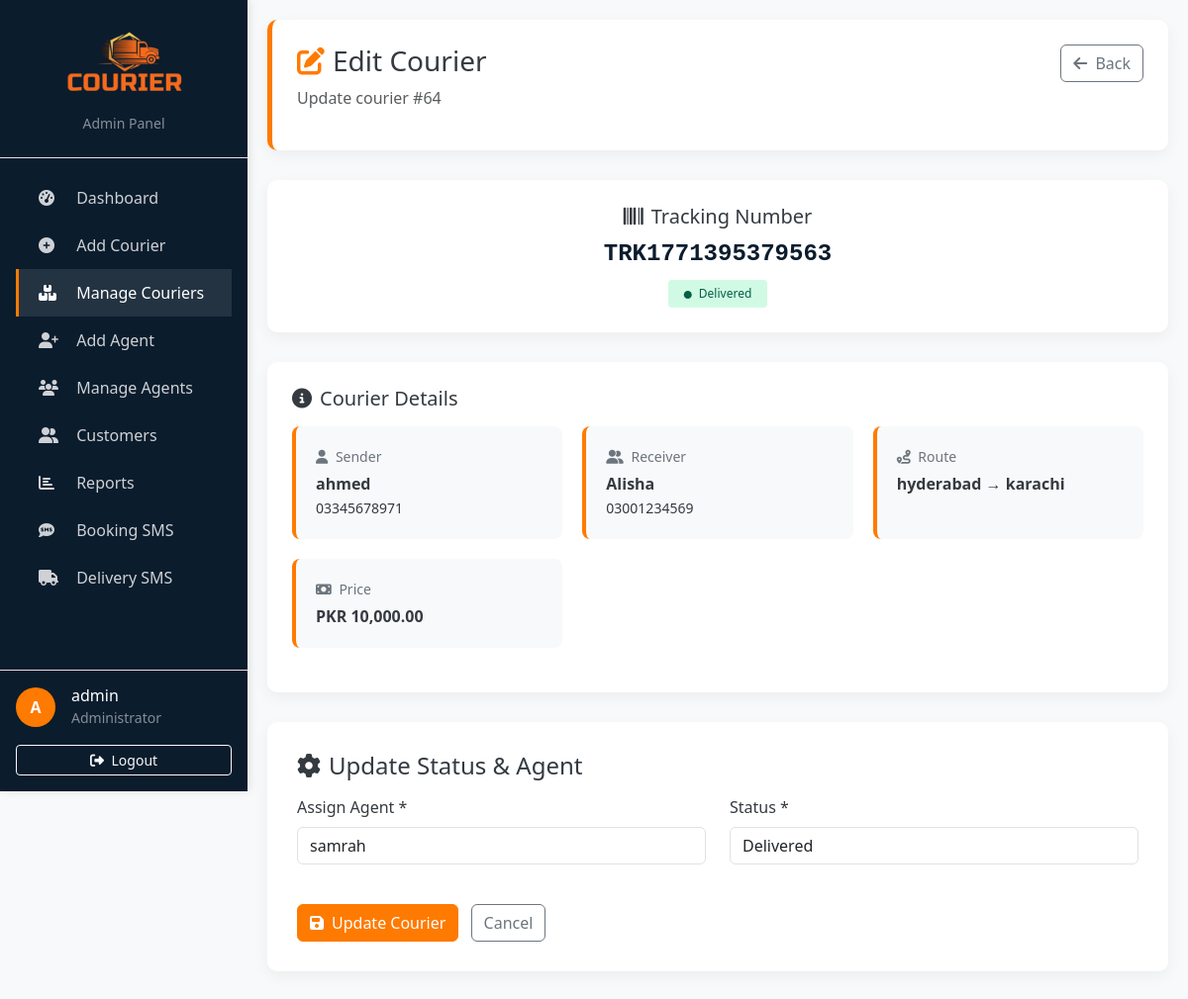
The page /Eproject/admin/edit-courier.php?id=64 (signed in) on the database its author committed.
### tables this page shows
CREATE TABLE `couriers` (
  `id` int(11) NOT NULL,
  `tracking_no` varchar(50) NOT NULL,
  `sender_id` int(11) NOT NULL,
  `receiver_id` int(11) NOT NULL,
  `from_city` varchar(100) NOT NULL,
  `to_city` varchar(100) NOT NULL,
  `agent_id` int(11) NOT NULL,
  `status` varchar(50) DEFAULT 'Booked',
  `booking_date` date DEFAULT curdate(),
  `delivery_date` date DEFAULT NULL,
  `price` decimal(10,2) DEFAULT NULL
);

CREATE TABLE `customers` (
  `id` int(11) NOT NULL,
  `name` varchar(100) NOT NULL,
  `phone` varchar(15) DEFAULT NULL,
  `address` text DEFAULT NULL,
  `email` varchar(100) DEFAULT NULL
);

CREATE TABLE `agents` (
  `id` int(11) NOT NULL,
  `user_id` int(11) NOT NULL,
  `branch_name` varchar(100) NOT NULL,
  `city` varchar(100) NOT NULL,
  `phone` varchar(15) DEFAULT NULL
);

CREATE TABLE `users` (
  `id` int(11) NOT NULL,
  `username` varchar(50) DEFAULT NULL,
  `email` varchar(100) NOT NULL,
  `password` varchar(255) NOT NULL,
  `role` tinyint(4) NOT NULL,
  `city` varchar(100) DEFAULT NULL,
  `created_at` timestamp NOT NULL DEFAULT current_timestamp()
);

### Eproject/admin/edit-courier.php (the view, shortened to what this page needs)
<?php
include("../config/db.php");
$username = $_SESSION['username'];
$id = isset($_GET['id']) ? (int)$_GET['id'] : 0;
$courier = mysqli_fetch_assoc(mysqli_query($conn, "
    SELECT c.*,
           s.name as sender_name, s.phone as sender_phone,
           r.name as receiver_name, r.phone as receiver_phone,
           u.username as agent_name
    FROM couriers c
    JOIN customers s ON c.sender_id = s.id
    JOIN customers r ON c.receiver_id = r.id
    JOIN agents a ON c.agent_id = a.id
    JOIN users u ON a.user_id = u.id
    WHERE c.id = $id
"));
$agents = mysqli_query($conn, "
    SELECT a.id, u.username
    FROM agents a
    JOIN users u ON a.user_id = u.id
");
$status_class = '';
if($courier['status'] == 'Delivered') $status_class = 'bg-delivered';
?>
<!DOCTYPE html>
<html lang="en">
<head>
    <link href="https://cdn.jsdelivr.net/npm/bootstrap@5.3.0/dist/css/bootstrap.min.css" rel="stylesheet">
    <link rel="stylesheet" href="https://cdnjs.cloudflare.com/ajax/libs/font-awesome/6.4.0/css/all.min.css">
</head>
<body>
    <div class="sidebar d-flex flex-column" id="sidebar">
        <div class="p-4 text-center border-bottom">
            <img src="../assets/images/new logo.png" alt="Logo" style="max-width: 140px;" class="mb-2">
            <div class="text-white-50 small">Admin Panel</div>
        </div>
        <div class="flex-grow-1 p-3">
            <ul class="nav flex-column">
                <li class="nav-item"><a class="nav-link" href="index.php"><i class="fas fa-tachometer-alt"></i> Dashboard</a></li>
                <li class="nav-item"><a class="nav-link" href="add-courier.php"><i class="fas fa-plus-circle"></i> Add Courier</a></li>
                <li class="nav-item"><a class="nav-link active" href="manage-courier.php"><i class="fas fa-boxes"></i> Manage Couriers</a></li>
                <li class="nav-item"><a class="nav-link" href="add-agent.php"><i class="fas fa-user-plus"></i> Add Agent</a></li>
                <li class="nav-item"><a class="nav-link" href="manage-agent.php"><i class="fas fa-users"></i> Manage Agents</a></li>
                <li class="nav-item"><a class="nav-link" href="customers.php"><i class="fas fa-user-friends"></i> Customers</a></li>
                <li class="nav-item"><a class="nav-link" href="reports.php"><i class="fas fa-chart-bar"></i> Reports</a></li>
                <li class="nav-item"><a class="nav-link" href="sms-booking.php"><i class="fas fa-sms"></i> Booking SMS</a></li>
                <li class="nav-item"><a class="nav-link" href="sms-delivery.php"><i class="fas fa-truck"></i> Delivery SMS</a></li>
            </ul>
        </div>
        <div class="p-3 border-top mt-auto">
            <div class="d-flex align-items-center">
                <div class="user-avatar me-3">
                    <?php echo strtoupper(substr($username, 0, 1)); ?>
                </div>
                <div>
                    <h6 class="mb-0 text-white"><?php echo $username; ?></h6>
                    <small class="text-white-50">Administrator</small>
                </div>
            </div>
            <a href="logout.php" class="btn btn-sm btn-outline-light w-100 mt-3">
                <i class="fas fa-sign-out-alt me-1"></i> Logout
            </a>
        </div>
    </div>
    <div class="main-content">
        <div class="page-header">
            <div class="d-flex justify-content-between">
                <div>
                    <h3><i class="fas fa-edit text-orange me-2"></i>Edit Courier</h3>
                    <p class="text-muted">Update courier #<?php echo $id; ?></p>
                </div>
                <div>
                    <a href="manage-courier.php" class="btn btn-outline-secondary">
                        <i class="fas fa-arrow-left me-1"></i> Back
                    </a>
                </div>
            </div>
        </div>
        <div class="info-card">
            <div class="text-center">
                <h5><i class="fas fa-barcode me-2"></i>Tracking Number</h5>
                <div class="tracking-no"><?= $courier['tracking_no'] ?></div>
                <span class="badge <?= $status_class ?> mt-2">
                    <i class="fas fa-circle me-1" style="font-size: 8px;"></i>
                    <?= $courier['status'] ?>
                </span>
            </div>
        </div>
        <div class="info-card">
            <h5 class="mb-3"><i class="fas fa-info-circle me-2"></i>Courier Details</h5>
            <div class="info-grid">
                <div class="info-box">
                    <div class="info-label"><i class="fas fa-user me-1"></i> Sender</div>
                    <div class="info-value"><?= htmlspecialchars($courier['sender_name']) ?></div>
                    <small><?= $courier['sender_phone'] ?></small>
                </div>
                <div class="info-box">
                    <div class="info-label"><i class="fas fa-user-friends me-1"></i> Receiver</div>
                    <div class="info-value"><?= htmlspecialchars($courier['receiver_name']) ?></div>
                    <small><?= $courier['receiver_phone'] ?></small>
                </div>
                <div class="info-box">
                    <div class="info-label"><i class="fas fa-route me-1"></i> Route</div>
                    <div class="info-value"><?= $courier['from_city'] ?> → <?= $courier['to_city'] ?></div>
                </div>
                <div class="info-box">
                    <div class="info-label"><i class="fas fa-money-bill me-1"></i> Price</div>
                    <div class="info-value">PKR <?= number_format($courier['price'], 2) ?></div>
                </div>
            </div>
        </div>
        <div class="form-card">
            <h4><i class="fas fa-cog me-2"></i>Update Status & Agent</h4>
            <form method="POST">
                <div class="row mt-3">
                    <div class="col-md-6 mb-3">
                        <label class="form-label">Assign Agent *</label>
                        <select name="agent_id" class="form-control" required>
                            <?php mysqli_data_seek($agents, 0); while($row = mysqli_fetch_assoc($agents)): ?>
                                <option value="<?= $row['id'] ?>" <?= $row['id'] == $courier['agent_id'] ? 'selected' : '' ?>>
                                    <?= htmlspecialchars($row['username']) ?>
                                </option>
                            <?php endwhile; ?>
                        </select>
                    </div>
                    <div class="col-md-6 mb-3">
                        <label class="form-label">Status *</label>
                        <select name="status" class="form-control" required>
                            <option value="Delivered" <?= $courier['status']=='Delivered'?'selected':'' ?>>Delivered</option>
                        </select>
                    </div>
                </div>
                <div class="mt-4">
                    <button type="submit" name="update" class="btn btn-orange">
                        <i class="fas fa-save me-2"></i>Update Courier
                    </button>
                    <a href="manage-courier.php" class="btn btn-outline-secondary ms-2">
                        Cancel
                    </a>
                </div>
            </form>
        </div>
    </div>
</body>
</html>

### Eproject/admin/edit-courier.php (style rules this page uses)
:root { --primary-blue: #0b1c2d; --secondary-blue: #1a365d; --accent-orange: #ff7a00; --light-gray: #f8f9fa; --dark-gray: #343a40; }
body { font-family: 'Segoe UI', Tahoma, Geneva, Verdana, sans-serif; background-color: var(--light-gray); color: var(--dark-gray); overflow-x: hidden; }
.text-orange { color: var(--accent-orange) !important; }
.btn-orange { background-color: var(--accent-orange); border-color: var(--accent-orange); color: white; }
.sidebar { width: 250px; height: 100vh; background: var(--primary-blue); color: white; position: fixed; left: 0; top: 0; z-index: 1050; overflow-y: auto; transition: transform 0.3s ease; box-shadow: 2px 0 10px rgba(0,0,0,0.1); }
.sidebar .nav-link { color: rgba(255,255,255,0.8); padding: 12px 20px; border-left: 3px solid transparent; transition: all 0.3s; }
.sidebar .nav-link:hover, .sidebar .nav-link.active { color: white; background: rgba(255,255,255,0.1); border-left-color: var(--accent-orange); }
.sidebar .nav-link i { width: 24px; margin-right: 10px; }
.main-content { margin-left: 250px; padding: 20px; }
.page-header { background: white; padding: 25px; border-radius: 10px; margin-bottom: 30px; border-left: 5px solid var(--accent-orange); box-shadow: 0 5px 15px rgba(0,0,0,0.05); }
.form-card { background: white; padding: 30px; border-radius: 10px; box-shadow: 0 5px 15px rgba(0,0,0,0.05); margin-bottom: 30px; }
.info-card { background: white; padding: 25px; border-radius: 10px; box-shadow: 0 5px 15px rgba(0,0,0,0.05); margin-bottom: 30px; }
.user-avatar { width: 40px; height: 40px; background: var(--accent-orange); border-radius: 50%; display: flex; align-items: center; justify-content: center; color: white; font-weight: bold; }
.badge { padding: 8px 16px; font-weight: 500; border-radius: 4px; }
.bg-delivered { background-color: #d1fae5; color: #065f46; }
.tracking-no { font-family: monospace; font-weight: 700; font-size: 24px; color: var(--primary-blue); }
.info-grid { display: grid; grid-template-columns: repeat(auto-fit, minmax(250px, 1fr)); gap: 20px; margin-bottom: 20px; }
.info-box { background: #f8f9fa; padding: 20px; border-radius: 8px; border-left: 4px solid var(--accent-orange); }
.info-label { font-size: 14px; color: #6c757d; margin-bottom: 5px; }
.info-value { font-weight: 600; font-size: 16px; }

### rows shown on the page
couriers: tracking_no "TRK1771395379563", status "Delivered", sender.name "ahmed", sender.phone "03345678971", receiver.name "Alisha", receiver.phone "03001234569", from_city "hyderabad", to_city "karachi", price "10,000.00", agent_id "samrah"

### other values the page prints
substr($username, 0, 1) "A"
$username "admin"
$id "64"
